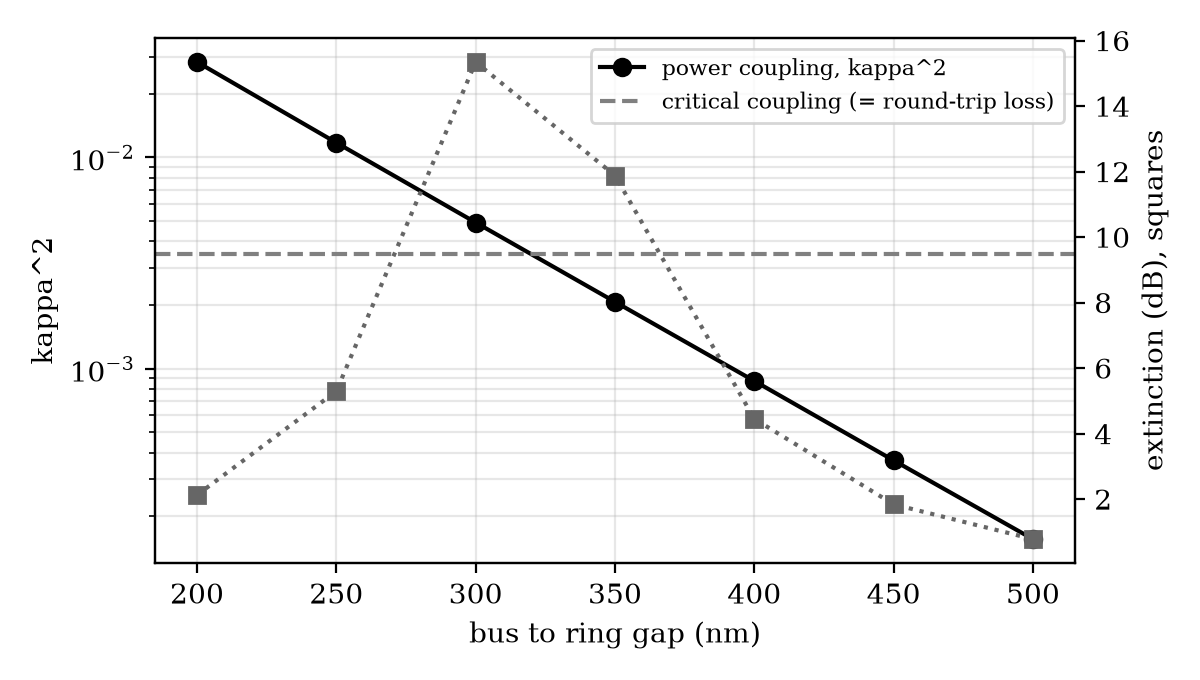

Recreate this plot in Python.
# Step 3: design for critical coupling. Sweep the bus-ring gap, solve coupled supermodes,
# and find the gap where the field coupling r equals the round-trip loss a (deepest dip).
import json, numpy as np
from modes import neff
import matplotlib; matplotlib.use("Agg"); import matplotlib.pyplot as plt
from geometry import ring_length, LX as Lc
LOSS = 2.0
L = ring_length(); a = np.exp(-LOSS/4.343*1e-4*L/2)
rows = []
for g in [0.20, 0.25, 0.30, 0.35, 0.40, 0.45, 0.50]:
    e, o = neff(1.55, gap=g)[:2]
    k = np.sin(np.pi*abs(e-o)*Lc/1.55); r = np.sqrt(1-k**2)
    tmin = (a-r)**2/(1-a*r)**2                    # through-port minimum at resonance
    rows.append(dict(gap_um=g, dn=abs(e-o), kappa2=k**2, r=r, extinction_dB=-10*np.log10(max(tmin,1e-12))))
    print(f"gap {g*1e3:3.0f} nm  dn {abs(e-o):.5f}  kappa^2 {k**2:.5f}  extinction {rows[-1]['extinction_dB']:5.1f} dB")
print(f"critical coupling needs kappa^2 = 1 - a^2 = {1-a**2:.5f}")
json.dump(dict(a=a, critical_kappa2=1-a**2, sweep=rows), open("gap_sweep.json","w"), indent=1)
plt.rcParams.update({"font.family": "serif", "font.size": 10})
g = [x["gap_um"]*1e3 for x in rows]
fig, ax = plt.subplots(figsize=(6, 3.4))
ax.semilogy(g, [x["kappa2"] for x in rows], "ko-", label="power coupling, kappa^2")
ax.axhline(1-a**2, color="gray", ls="--", label="critical coupling (= round-trip loss)")
ax.set_xlabel("bus to ring gap (nm)"); ax.set_ylabel("kappa^2"); ax.grid(alpha=0.3, which="both"); ax.legend(fontsize=8)
ax2 = ax.twinx(); ax2.plot(g, [x["extinction_dB"] for x in rows], "s:", color="0.4"); ax2.set_ylabel("extinction (dB), squares")
fig.tight_layout(); fig.savefig("gap_sweep.png", dpi=200)
